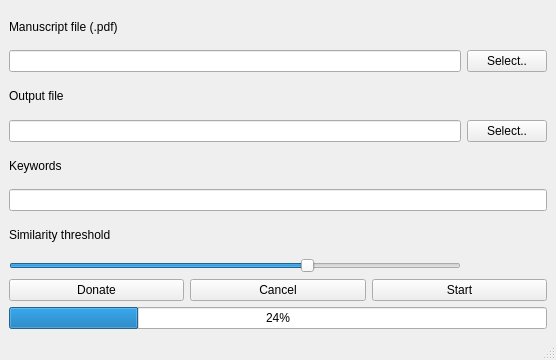
<?xml version="1.0" encoding="UTF-8"?>
<ui version="4.0">
 <class>MainWindow</class>
 <widget class="QMainWindow" name="MainWindow">
  <property name="geometry">
   <rect>
    <x>0</x>
    <y>0</y>
    <width>556</width>
    <height>360</height>
   </rect>
  </property>
  <property name="windowTitle">
   <string>Lexifinder</string>
  </property>
  <widget class="QWidget" name="centralwidget">
   <layout class="QVBoxLayout" name="verticalLayout_2">
    <item>
     <layout class="QVBoxLayout" name="verticalLayout">
      <item>
       <widget class="QLabel" name="label">
        <property name="text">
         <string>Manuscript file (.pdf)</string>
        </property>
       </widget>
      </item>
      <item>
       <layout class="QHBoxLayout" name="horizontalLayout">
        <item>
         <widget class="QLineEdit" name="txtManuscript">
          <property name="readOnly">
           <bool>true</bool>
          </property>
         </widget>
        </item>
        <item>
         <widget class="QPushButton" name="btnManuscriptSelect">
          <property name="text">
           <string>Select..</string>
          </property>
         </widget>
        </item>
       </layout>
      </item>
      <item>
       <widget class="QLabel" name="label_2">
        <property name="text">
         <string>Output file</string>
        </property>
       </widget>
      </item>
      <item>
       <layout class="QHBoxLayout" name="horizontalLayout_2">
        <item>
         <widget class="QLineEdit" name="txtOutput">
          <property name="readOnly">
           <bool>true</bool>
          </property>
         </widget>
        </item>
        <item>
         <widget class="QPushButton" name="btnOutputSelect">
          <property name="text">
           <string>Select..</string>
          </property>
         </widget>
        </item>
       </layout>
      </item>
      <item>
       <widget class="QLabel" name="label_3">
        <property name="text">
         <string>Keywords</string>
        </property>
       </widget>
      </item>
      <item>
       <widget class="QLineEdit" name="txtKeywords">
        <property name="toolTip">
         <string extracomment="Keyword should be separed by semicolon (e.g: keyword1; keyword with multiple words; keyword3;"/>
        </property>
        <property name="toolTipDuration">
         <number>3000</number>
        </property>
        <property name="statusTip">
         <string/>
        </property>
        <property name="whatsThis">
         <string/>
        </property>
       </widget>
      </item>
      <item>
       <widget class="QLabel" name="label_4">
        <property name="text">
         <string>Similarity threshold</string>
        </property>
       </widget>
      </item>
      <item>
       <layout class="QHBoxLayout" name="horizontalLayout_4">
        <item>
         <widget class="QSlider" name="horizontalSlider">
          <property name="minimum">
           <number>1</number>
          </property>
          <property name="maximum">
           <number>100</number>
          </property>
          <property name="sliderPosition">
           <number>67</number>
          </property>
          <property name="orientation">
           <enum>Qt::Orientation::Horizontal</enum>
          </property>
          <property name="tickInterval">
           <number>1</number>
          </property>
         </widget>
        </item>
        <item>
         <widget class="QLabel" name="lblValue">
          <property name="sizePolicy">
           <sizepolicy hsizetype="Minimum" vsizetype="Fixed">
            <horstretch>0</horstretch>
            <verstretch>0</verstretch>
           </sizepolicy>
          </property>
          <property name="minimumSize">
           <size>
            <width>80</width>
            <height>0</height>
           </size>
          </property>
          <property name="text">
           <string/>
          </property>
          <property name="alignment">
           <set>Qt::AlignmentFlag::AlignCenter</set>
          </property>
         </widget>
        </item>
       </layout>
      </item>
      <item>
       <layout class="QHBoxLayout" name="horizontalLayout_3">
        <item>
         <widget class="QPushButton" name="btnDonate">
          <property name="text">
           <string>Donate</string>
          </property>
         </widget>
        </item>
        <item>
         <widget class="QPushButton" name="btnCancel">
          <property name="text">
           <string>Cancel</string>
          </property>
         </widget>
        </item>
        <item>
         <widget class="QPushButton" name="btnStart">
          <property name="text">
           <string>Start</string>
          </property>
         </widget>
        </item>
       </layout>
      </item>
      <item>
       <widget class="QProgressBar" name="progressBar">
        <property name="value">
         <number>24</number>
        </property>
       </widget>
      </item>
     </layout>
    </item>
   </layout>
  </widget>
  <widget class="QMenuBar" name="menubar">
   <property name="geometry">
    <rect>
     <x>0</x>
     <y>0</y>
     <width>556</width>
     <height>22</height>
    </rect>
   </property>
  </widget>
  <widget class="QStatusBar" name="statusbar"/>
 </widget>
 <resources/>
 <connections/>
</ui>
